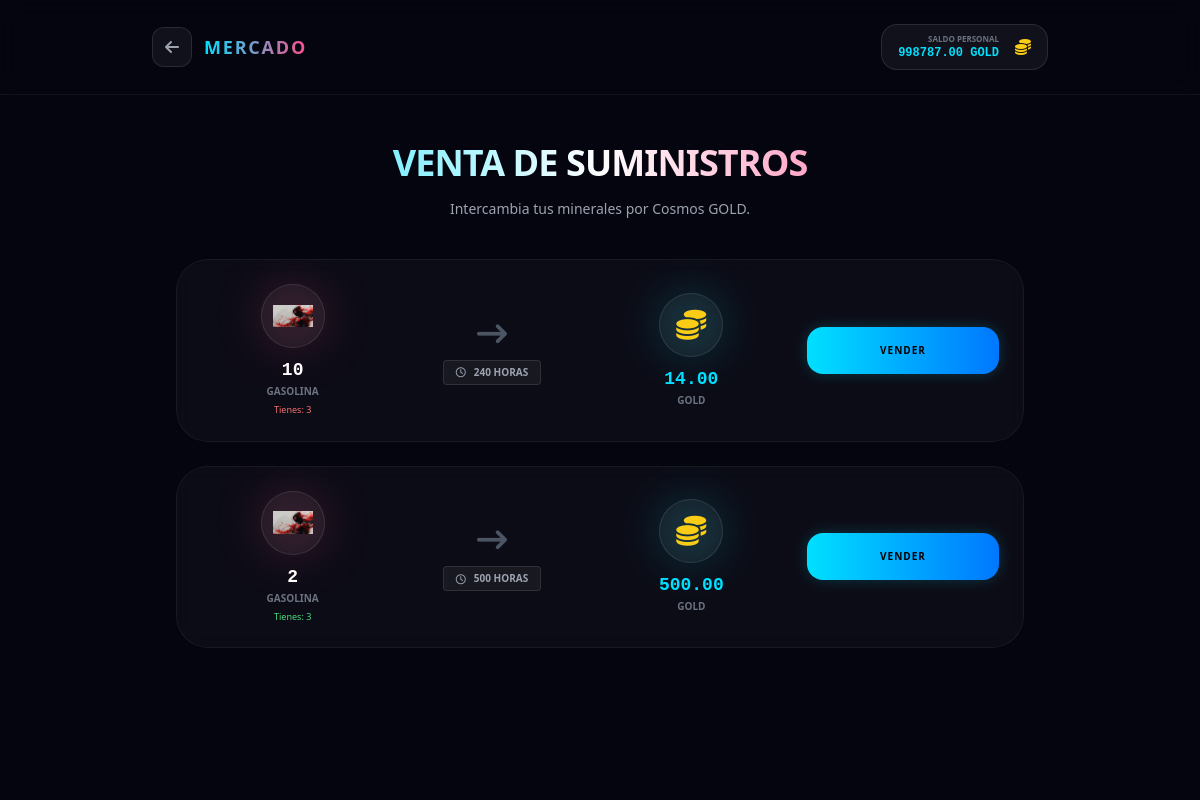
/trades/ (signed in), run on the app's committed database.
### game/models.py (models this page shows, shortened)
class Profile(models.Model):
    user = models.OneToOneField(settings.AUTH_USER_MODEL, on_delete=models.CASCADE)
    wallet_metamask_bsc = models.CharField(max_length=255,null=True,blank=True, unique=True)
    cosmos_gold = models.DecimalField(max_digits=12, decimal_places=2, default=Decimal('0.00'))
    points = models.IntegerField(default=0)
    created_at = models.DateTimeField(auto_now_add=True)

### game/models_trades.py (models this page shows, shortened)
class TradeOffer(models.Model):
    mineral = models.ForeignKey('game.Mineral', on_delete=models.CASCADE, related_name='trade_offers')
    mineral_qty = models.PositiveIntegerField(help_text="Cantidad de mineral requerida")
    gold_reward = models.DecimalField(max_digits=12, decimal_places=2, help_text="Recompensa en Cosmos Gold")
    duration_hours = models.PositiveIntegerField(default=360, help_text="Duración en horas (ej: 360 para 15 días)")
    is_active = models.BooleanField(default=True)
    created_at = models.DateTimeField(auto_now_add=True)

### game/models_planets.py (models this page shows, shortened)
class Mineral(models.Model):
    name = models.CharField(max_length=100)
    image = models.ImageField(upload_to="minerals/", null=True, blank=True)
    description = models.TextField(blank=True)
    gold_value = models.DecimalField(
        max_digits=12,
        decimal_places=2,
        default=Decimal('0.00'),
        help_text="Equivalencia en Cosmos Gold para 1 unidad de este mineral"
    )

### game/views_trades.py (the view)
# urls.py: path("trades/", trades_public_view, name="trades_public"),
@ensure_csrf_cookie
@login_required
def trades_public_view(request):
    active_trade = UserActiveTrade.objects.filter(user=request.user, is_claimed=False).first()
    inventory = {um.mineral_id: um.amount for um in UserMineral.objects.filter(user=request.user)}
    offers_list = []
    for offer in TradeOffer.objects.filter(is_active=True).order_by('duration_hours'):
        offer.user_qty = inventory.get(offer.mineral_id, 0)
        offers_list.append(offer)
    return render(request, "game/trades_public.html", {
        "offers": offers_list,
        "active_trade": active_trade,
        "now": timezone.now()
    })

### game/templates/game/trades_public.html (shortened to what this page needs)
<!DOCTYPE html>
<html lang="es">
<head>
  <script src="https://cdn.tailwindcss.com"></script>
  <link rel="stylesheet" href="https://cdnjs.cloudflare.com/ajax/libs/font-awesome/6.4.0/css/all.min.css">
</head>
<body class="min-h-screen bg-space text-white overflow-x-hidden relative pb-20">
  <div class="fixed inset-0 z-0 opacity-40">
    <div class="absolute inset-0 bg-[radial-gradient(circle,_rgba(255,255,255,0.1)_1px,_transparent_1px)] bg-[size:32px_32px]"></div>
  </div>
  <header class="relative z-10 px-6 py-6 border-b border-white/5 backdrop-blur-md">
    <div class="max-w-4xl mx-auto flex items-center justify-between">
      <a href="/home/" class="flex items-center gap-3 group">
        <div class="w-10 h-10 rounded-xl bg-white/5 flex items-center justify-center border border-white/10 group-hover:border-accent group-hover:bg-accent/10 transition-all">
          <i class="fas fa-arrow-left text-gray-400 group-hover:text-accent"></i>
        </div>
        <span class="font-extrabold tracking-widest text-lg bg-gradient-to-r from-accent to-pink bg-clip-text text-transparent uppercase tracking-tighter">Mercado</span>
      </a>
      <div class="flex items-center gap-4 bg-white/5 border border-white/10 px-4 py-2 rounded-2xl">
        <div class="text-right">
          <p class="text-[8px] uppercase text-gray-500 font-bold">Saldo Personal</p>
          <p id="userGold" class="text-xs font-mono font-black text-accent">{{ request.user.profile.cosmos_gold }} GOLD</p>
        </div>
        <i class="fas fa-coins text-yellow-400"></i>
      </div>
    </div>
  </header>
  <main class="relative z-10 max-w-4xl mx-auto px-6 mt-12">
    <div class="text-center mb-10">
      <h1 class="text-4xl font-black mb-4 bg-gradient-to-r from-accent via-white to-pink bg-clip-text text-transparent uppercase tracking-tight">
      </h1>
      <p class="text-gray-400 text-sm">Intercambia tus minerales por Cosmos GOLD.</p>
    </div>
    <div class="space-y-6">
      {% for offer in offers %}
      <div class="glass-card rounded-[32px] p-6 relative overflow-hidden flex flex-col md:flex-row items-center gap-6 transition-all {% if active_trade and active_trade.offer.id == offer.id %}active-trade{% endif %}">
        <div class="flex-1 w-full grid grid-cols-3 gap-4 items-center text-center">
            <div class="flex flex-col items-center">
                <div class="w-16 h-16 rounded-full bg-white/5 flex items-center justify-center border border-white/10 mb-2 relative group">
                    {% if offer.mineral.image %}
                    <img src="{{ offer.mineral.image.url }}" alt="{{ offer.mineral.name }}" class="w-10 h-10 object-contain relative z-10">
                    {% else %}
                    <i class="fas fa-gem text-2xl text-pink relative z-10"></i>
                    {% endif %}
                </div>
                <div class="font-mono font-black text-white text-lg">{{ offer.mineral_qty }}</div>
                <div class="text-[10px] text-gray-500 uppercase font-bold">{{ offer.mineral.name|truncatechars:15 }}</div>
                <div class="text-[9px] {% if offer.user_qty >= offer.mineral_qty %}text-green-400{% else %}text-red-400{% endif %} mt-1">
                    Tienes: {{ offer.user_qty }}
                </div>
            </div>
            <div class="flex flex-col items-center justify-center">
                <i class="fas fa-arrow-right-long text-3xl text-gray-600 mb-2 hidden md:block"></i>
                <div class="px-3 py-1 rounded bg-white/5 border border-white/10 text-[10px] font-bold text-gray-400 uppercase flex items-center gap-2">
                    <i class="far fa-clock"></i>
                    {{ offer.duration_hours }} horas
                </div>
            </div>
            <div class="flex flex-col items-center">
                <div class="w-16 h-16 rounded-full bg-white/5 flex items-center justify-center border border-white/10 mb-2 relative group">
                    <div class="absolute inset-0 bg-accent/20 rounded-full blur-xl group-hover:blur-2xl transition-all"></div>
                    <i class="fas fa-coins text-3xl text-yellow-400 relative z-10"></i>
                </div>
                <div class="font-mono font-black text-accent text-lg">{{ offer.gold_reward }}</div>
                <div class="text-[10px] text-gray-500 uppercase font-bold">GOLD</div>
            </div>
        </div>
        <div class="w-full md:w-48 flex flex-col justify-center items-center">
            {% if active_trade %}
                {% if active_trade.offer.id == offer.id %}
                    <div class="w-full text-center">
                        <div id="countdown-{{ active_trade.id }}" class="text-xl font-mono font-black text-white mb-2" data-end="{{ active_trade.end_time|date:'c' }}">
                            --:--:--
                        </div>
                        <button id="btn-claim" class="hidden w-full py-4 rounded-2xl bg-gradient-to-r from-green-400 to-emerald-600 text-black font-black uppercase text-[10px] tracking-widest hover:brightness-110 active:scale-[0.98] transition-all shadow-[0_0_15px_rgba(74,222,128,0.3)]" onclick="claimTrade('{{ active_trade.id }}')">
                            Reclamar Pago
                        </button>
                        <div id="msg-wait" class="text-[10px] text-accent mt-2 bg-accent/10 border border-accent/20 px-3 py-2 rounded-lg">
                            Venta en progreso...
                        </div>
                    </div>
                {% else %}
                    <button class="w-full py-4 rounded-2xl bg-white/5 text-gray-500 font-black uppercase text-[10px] tracking-widest cursor-not-allowed border border-white/5">
                        Bloqueado
                    </button>
                {% endif %}
            {% else %}
                <button class="w-full py-4 rounded-2xl bg-gradient-to-r from-accent to-blueglow text-black font-black uppercase text-[10px] tracking-widest hover:brightness-110 active:scale-[0.98] transition-all shadow-[0_0_15px_rgba(0,224,255,0.2)]" onclick="startTrade('{{ offer.id }}', '{{ offer.mineral.name }}', {{ offer.mineral_qty }}, {{ offer.gold_reward }})">
                    Vender
                </button>
            {% endif %}
        </div>
      </div>
      {% endfor %}
    </div>
  </main>
</body>
</html>

### game/templates/game/trades_public.html (style rules this page uses)
.glass-card { background: rgba(255, 255, 255, 0.03); backdrop-filter: blur(10px); border: 1px solid rgba(255, 255, 255, 0.05); }

### data on the page
TradeOffer: mineral.image (picture), mineral_qty "10", mineral.name "GASOLINA", user_qty "3", duration_hours "240", gold_reward "14.00"
TradeOffer: mineral.image (picture), mineral_qty "2", mineral.name "GASOLINA", user_qty "3", duration_hours "500", gold_reward "500.00"

### other printed values
{{ request.user.profile.cosmos_gold }} "998787.00"
